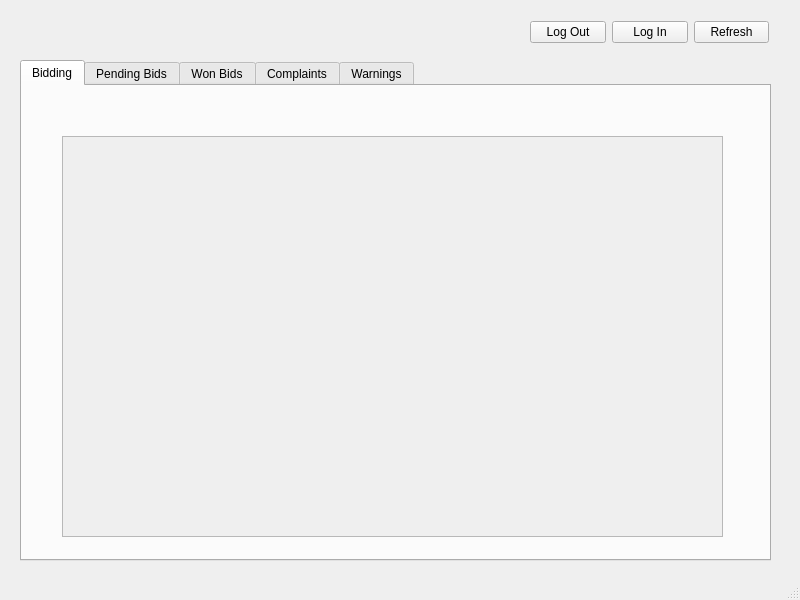
<?xml version="1.0" encoding="UTF-8"?>
<ui version="4.0">
 <class>MainWindow</class>
 <widget class="QMainWindow" name="MainWindow">
  <property name="geometry">
   <rect>
    <x>0</x>
    <y>0</y>
    <width>800</width>
    <height>600</height>
   </rect>
  </property>
  <property name="windowTitle">
   <string>MainWindow</string>
  </property>
  <widget class="QWidget" name="centralwidget">
   <widget class="QTabWidget" name="tabWidget">
    <property name="geometry">
     <rect>
      <x>20</x>
      <y>60</y>
      <width>751</width>
      <height>501</height>
     </rect>
    </property>
    <property name="currentIndex">
     <number>0</number>
    </property>
    <widget class="QWidget" name="tab">
     <attribute name="title">
      <string>Bidding</string>
     </attribute>
     <widget class="QScrollArea" name="scrollArea">
      <property name="geometry">
       <rect>
        <x>40</x>
        <y>50</y>
        <width>661</width>
        <height>401</height>
       </rect>
      </property>
      <property name="widgetResizable">
       <bool>true</bool>
      </property>
      <widget class="QWidget" name="scrollAreaWidgetContents">
       <property name="geometry">
        <rect>
         <x>0</x>
         <y>0</y>
         <width>659</width>
         <height>399</height>
        </rect>
       </property>
       <layout class="QVBoxLayout" name="verticalLayout">
        <item>
         <widget class="QLabel" name="label_2">
          <property name="text">
           <string/>
          </property>
         </widget>
        </item>
       </layout>
      </widget>
     </widget>
    </widget>
    <widget class="QWidget" name="tab_2">
     <attribute name="title">
      <string>Pending Bids</string>
     </attribute>
     <widget class="QScrollArea" name="scrollArea_2">
      <property name="geometry">
       <rect>
        <x>40</x>
        <y>50</y>
        <width>661</width>
        <height>401</height>
       </rect>
      </property>
      <property name="widgetResizable">
       <bool>true</bool>
      </property>
      <widget class="QWidget" name="scrollAreaWidgetContents_2">
       <property name="geometry">
        <rect>
         <x>0</x>
         <y>0</y>
         <width>659</width>
         <height>399</height>
        </rect>
       </property>
       <layout class="QVBoxLayout" name="verticalLayout_2">
        <item>
         <widget class="QLabel" name="label_3">
          <property name="text">
           <string/>
          </property>
         </widget>
        </item>
       </layout>
      </widget>
     </widget>
    </widget>
    <widget class="QWidget" name="tab_3">
     <attribute name="title">
      <string>Won Bids</string>
     </attribute>
     <widget class="QScrollArea" name="scrollArea_3">
      <property name="geometry">
       <rect>
        <x>40</x>
        <y>50</y>
        <width>661</width>
        <height>401</height>
       </rect>
      </property>
      <property name="widgetResizable">
       <bool>true</bool>
      </property>
      <widget class="QWidget" name="scrollAreaWidgetContents_3">
       <property name="geometry">
        <rect>
         <x>0</x>
         <y>0</y>
         <width>659</width>
         <height>399</height>
        </rect>
       </property>
       <layout class="QVBoxLayout" name="verticalLayout_3">
        <item>
         <widget class="QLabel" name="label_4">
          <property name="text">
           <string/>
          </property>
         </widget>
        </item>
       </layout>
      </widget>
     </widget>
    </widget>
    <widget class="QWidget" name="tab_4">
     <attribute name="title">
      <string>Complaints</string>
     </attribute>
     <widget class="QScrollArea" name="scrollArea_4">
      <property name="geometry">
       <rect>
        <x>40</x>
        <y>50</y>
        <width>661</width>
        <height>401</height>
       </rect>
      </property>
      <property name="widgetResizable">
       <bool>true</bool>
      </property>
      <widget class="QWidget" name="scrollAreaWidgetContents_4">
       <property name="geometry">
        <rect>
         <x>0</x>
         <y>0</y>
         <width>659</width>
         <height>399</height>
        </rect>
       </property>
       <layout class="QVBoxLayout" name="verticalLayout_4">
        <item>
         <widget class="QLabel" name="label_5">
          <property name="text">
           <string/>
          </property>
         </widget>
        </item>
       </layout>
      </widget>
     </widget>
    </widget>
    <widget class="QWidget" name="tab_5">
     <attribute name="title">
      <string>Warnings</string>
     </attribute>
     <widget class="QScrollArea" name="scrollArea_5">
      <property name="geometry">
       <rect>
        <x>40</x>
        <y>50</y>
        <width>661</width>
        <height>401</height>
       </rect>
      </property>
      <property name="widgetResizable">
       <bool>true</bool>
      </property>
      <widget class="QWidget" name="scrollAreaWidgetContents_5">
       <property name="geometry">
        <rect>
         <x>0</x>
         <y>0</y>
         <width>659</width>
         <height>399</height>
        </rect>
       </property>
       <layout class="QVBoxLayout" name="verticalLayout_5">
        <item>
         <widget class="QLabel" name="label_6">
          <property name="text">
           <string/>
          </property>
         </widget>
        </item>
       </layout>
      </widget>
     </widget>
    </widget>
   </widget>
   <widget class="QWidget" name="">
    <property name="geometry">
     <rect>
      <x>530</x>
      <y>20</y>
      <width>239</width>
      <height>25</height>
     </rect>
    </property>
    <layout class="QHBoxLayout" name="horizontalLayout">
     <item>
      <widget class="QPushButton" name="pushButtonLogout">
       <property name="text">
        <string>Log Out</string>
       </property>
      </widget>
     </item>
     <item>
      <widget class="QPushButton" name="pushButtonLogin">
       <property name="text">
        <string>Log In</string>
       </property>
      </widget>
     </item>
     <item>
      <widget class="QPushButton" name="pushButtonRefresh">
       <property name="text">
        <string>Refresh</string>
       </property>
      </widget>
     </item>
    </layout>
   </widget>
  </widget>
  <widget class="QStatusBar" name="statusbar"/>
 </widget>
 <resources/>
 <connections/>
</ui>
